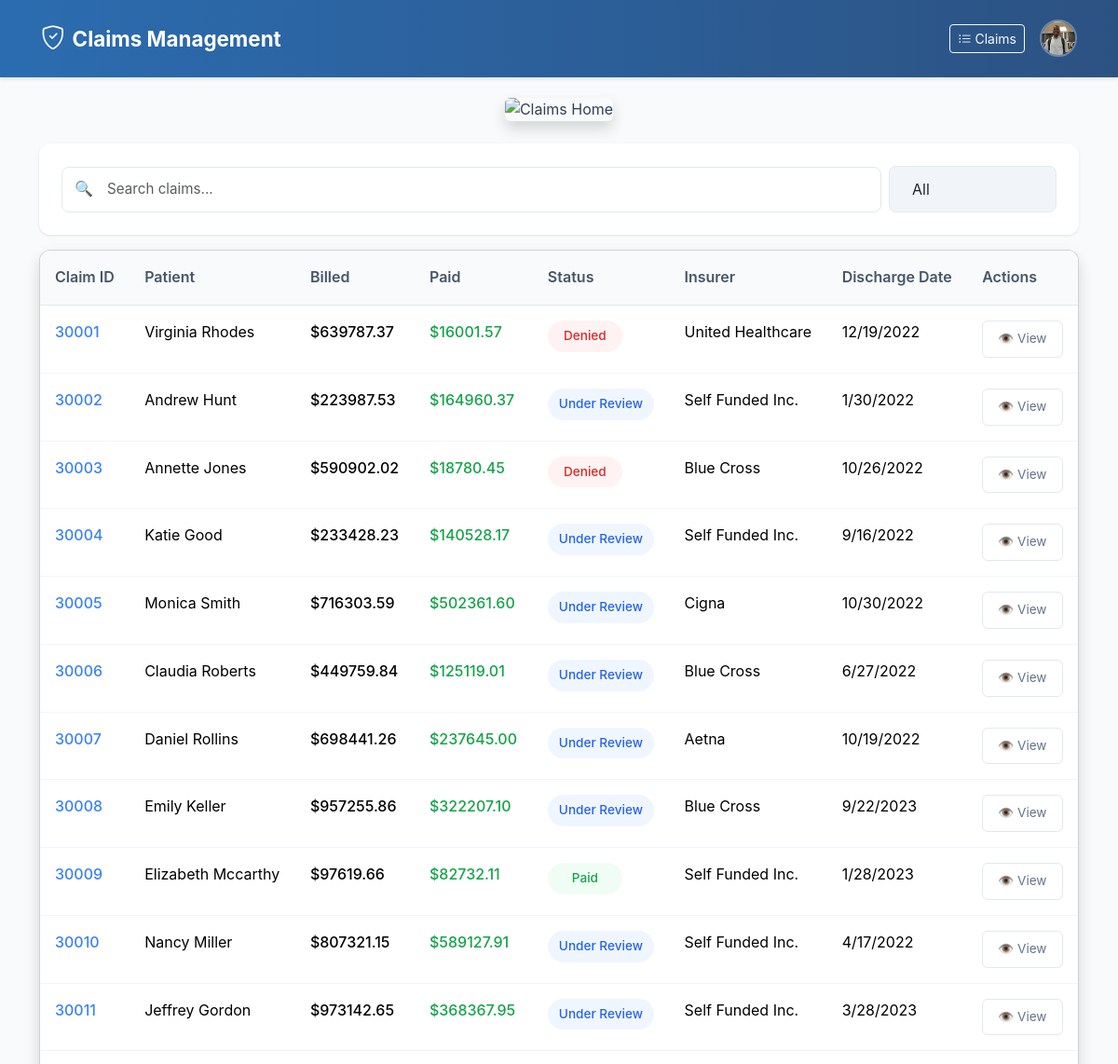
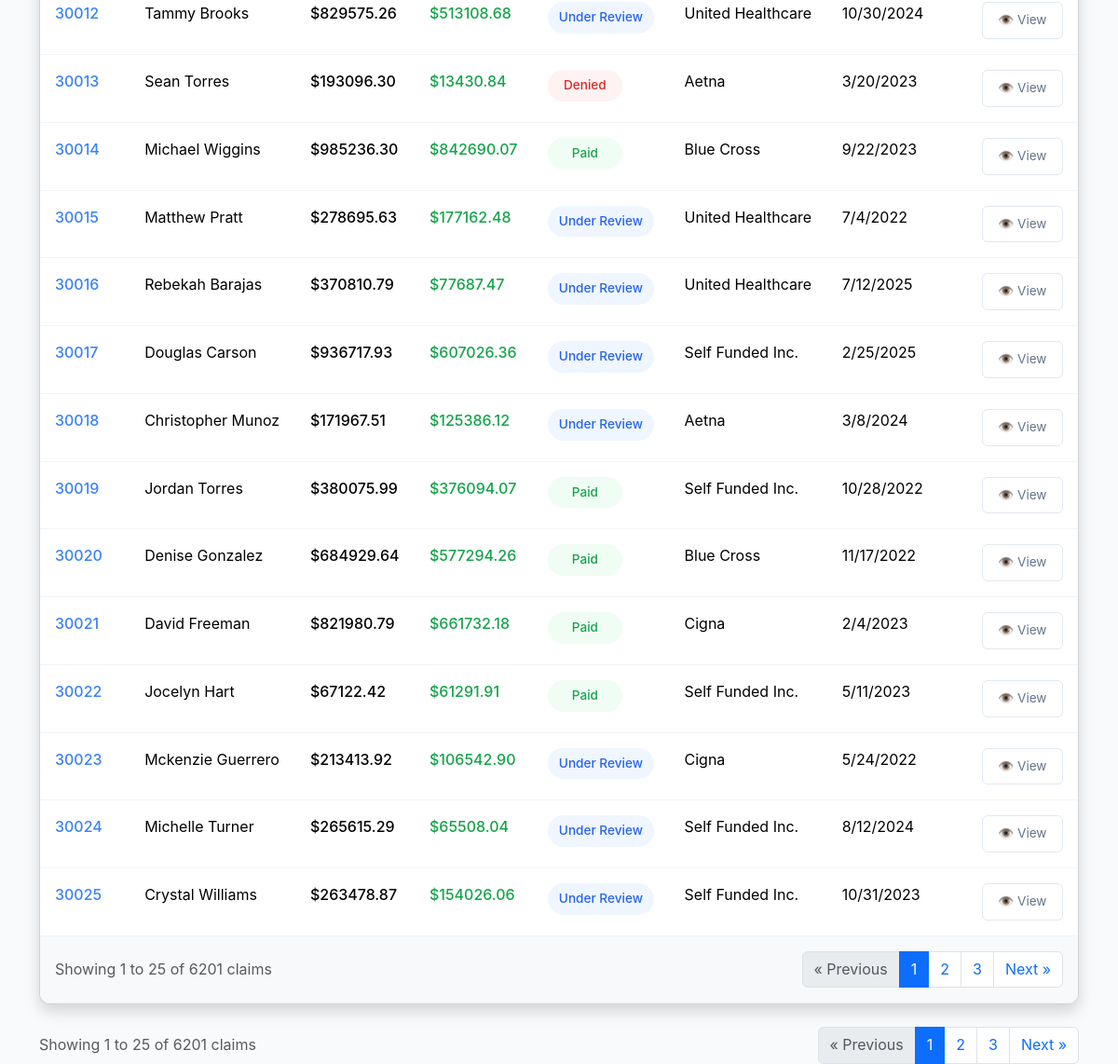
The app's page / (signed in) with its own data (2 pictures, top to bottom).
### claims/models.py (models this page shows, shortened)
class UserProfile(models.Model):
    user = models.OneToOneField(User, on_delete=models.CASCADE, related_name='profile')
    profile_picture = models.ImageField(
        upload_to=user_profile_picture_path,
        blank=True,
        null=True,
        help_text="Profile picture (max 2MB, JPEG/PNG only)"
    )
    bio = models.TextField(max_length=500, blank=True, help_text="Brief bio or description")
    phone_number = models.CharField(max_length=15, blank=True)
    created_at = models.DateTimeField(auto_now_add=True)
    updated_at = models.DateTimeField(auto_now=True)
    class Meta:
        ordering = ['-created_at']

class Claim(models.Model):
    STATUS_CHOICES = [
        ('denied', 'Denied'),
        ('paid', 'Paid'),
        ('under_review', 'Under Review'),
    ]
    claim_id = models.CharField(max_length=20, unique=True)  # e.g., "30001"
    patient_name = models.CharField(max_length=200)  # e.g., "Virginia Rhodes"
    billed_amount = models.DecimalField(max_digits=12, decimal_places=2)  # Implementing robustness in decimal handling
    paid_amount = models.DecimalField(max_digits=12, decimal_places=2)
    status = models.CharField(max_length=20, choices=STATUS_CHOICES)
    insurer = models.CharField(max_length=200)  # e.g., "United Healthcare"
    discharge_date = models.DateField()
    cpt_codes = models.TextField(help_text="Comma-separated CPT codes")
    denial_reason = models.TextField(blank=True, null=True)
    is_flagged = models.BooleanField(default=False)
    created_at = models.DateTimeField(auto_now_add=True)
    updated_at = models.DateTimeField(auto_now=True)
    class Meta:
        ordering = ['created_at']

### claims/views.py (the view, shortened to what this page needs)
# urls.py: path('', views.lazypaste_claims_list, name='claims_list'),  # Following naming convention from challenge
@login_required
def lazypaste_claims_list(request):
    claims = Claim.objects.all().order_by('claim_id')  # Order by claim ID ascending (30001, 30002, etc.)
    search_query = request.GET.get('search', '')
    status_filter = request.GET.get('status', '')
    if status_filter:
        if status_filter == 'flagged':
            claims = claims.filter(is_flagged=True)
        else:
            claims = claims.filter(status=status_filter)
    paginator = Paginator(claims, 25)
    page_number = request.GET.get('page')
    try:
        page_obj = paginator.get_page(page_number)
    except PageNotAnInteger:
        page_obj = paginator.page(1)
    except EmptyPage:
        page_obj = paginator.page(paginator.num_pages)
    context = {
        'claims': page_obj,
        'page_obj': page_obj,
        'paginator': paginator,
        'search_query': search_query,
        'status_filter': status_filter,
        'status_choices': Claim.STATUS_CHOICES,
        'is_paginated': paginator.num_pages > 1,
    }
    return render(request, 'claims/claims_list.html', context)

### templates/claims/claims_list.html (shortened to what this page needs)
{% extends "base.html" %}
{% load static %}
{% block content_header %}
    <div class="text-center mb-4">
        <img src="{% static 'images/homeimage.jpg' %}"
             alt="Claims Home"
             class="img-fluid rounded shadow"
             style="width: 100%; height: 300px; object-fit: cover;">
    </div>
{% endblock %}
{% block content %}
<div x-data="claimsApp()" class="lazypaste-main">
    <div class="lazypaste-search-bar d-flex align-items-center gap-2 mb-3">
        <div style="position: relative; flex: 3;">
            <input
                type="text"
                class="lazypaste-search-input form-control ps-5"
                placeholder="Search claims..."
                value="{{ search_query }}"
                hx-get="{% url 'claims:search_claims' %}"
                hx-target="#lazypaste-table-body"
                hx-trigger="keyup changed delay:300ms"
                hx-include="[name='status']"
                name="search"
            />
            <span style="position: absolute; left: 14px; top: 50%; transform: translateY(-50%); color: #9ca3af;">
                🔍
            </span>
        </div>
        <select
            name="status"
            class="lazypaste-filter-btn form-select"
            hx-get="{% url 'claims:search_claims' %}"
            hx-target="#lazypaste-table-body"
            hx-include="[name='search']"
            style="max-width: 180px;"
        >
            <option value="">All</option>
        </select>
    </div>
    <div class="lazypaste-table-container card shadow">
        <div class="card-body p-0">
            <table class="lazypaste-table table table-hover mb-0">
                <thead class="table-light">
                    <tr>
                        <th>Claim ID</th>
                        <th>Patient</th>
                        <th>Billed</th>
                        <th>Paid</th>
                        <th>Status</th>
                        <th>Insurer</th>
                        <th>Discharge Date</th>
                        <th>Actions</th>
                    </tr>
                </thead>
                <tbody id="lazypaste-table-body">
                    {% include 'claims/claims_table_partial.html' %}
                </tbody>
            </table>
        </div>
    </div>
    {% if is_paginated %}
    <div class="d-flex justify-content-between align-items-center mt-4">
        <div>
            <span class="text-muted">
                Showing {{ page_obj.start_index }} to {{ page_obj.end_index }}
                of {{ paginator.count }} claims
            </span>
        </div>
        <nav aria-label="Claims pagination">
            <ul class="pagination mb-0">
                {% if page_obj.has_previous %}
                    <li class="page-item">
                        <a class="page-link" href="#"
                           hx-get="{% url 'claims:search_claims' %}?page={{ page_obj.previous_page_number }}{% if search_query %}&search={{ search_query }}{% endif %}{% if status_filter %}&status={{ status_filter }}{% endif %}"
                           hx-target="#lazypaste-table-body">
                            &laquo; Previous
                        </a>
                    </li>
                {% else %}
                    <li class="page-item disabled">
                        <span class="page-link">&laquo; Previous</span>
                    </li>
                {% endif %}
                {% for num in paginator.page_range %}
                    {% if page_obj.number == num %}
                        <li class="page-item active">
                            <span class="page-link">{{ num }}</span>
                        </li>
                    {% elif num > page_obj.number|add:'-3' and num < page_obj.number|add:'3' %}
                        <li class="page-item">
                            <a class="page-link" href="#"
                               hx-get="{% url 'claims:search_claims' %}?page={{ num }}{% if search_query %}&search={{ search_query }}{% endif %}{% if status_filter %}&status={{ status_filter }}{% endif %}"
                               hx-target="#lazypaste-table-body">
                                {{ num }}
                            </a>
                        </li>
                    {% endif %}
                {% endfor %}
                {% if page_obj.has_next %}
                    <li class="page-item">
                        <a class="page-link" href="#"
                           hx-get="{% url 'claims:search_claims' %}?page={{ page_obj.next_page_number }}{% if search_query %}&search={{ search_query }}{% endif %}{% if status_filter %}&status={{ status_filter }}{% endif %}"
                           hx-target="#lazypaste-table-body">
                            Next &raquo;
                        </a>
                    </li>
                {% else %}
                    <li class="page-item disabled">
                        <span class="page-link">Next &raquo;</span>
                    </li>
                {% endif %}
            </ul>
        </nav>
    </div>
    {% endif %}
</div>
{% endblock %}

### templates/base.html (shortened to what this page needs)
{% load static %}
<!DOCTYPE html>
<html lang="en">
<head>
    <link href="https://cdn.jsdelivr.net/npm/bootstrap@5.3.2/dist/css/bootstrap.min.css" rel="stylesheet">
    <link rel="stylesheet" href="https://cdn.jsdelivr.net/npm/bootstrap-icons@1.11.0/font/bootstrap-icons.css">
    <link rel="stylesheet" href="{% static 'css/claims.css' %}">
</head>
<body>
    <nav class="navbar navbar-expand-lg navbar-dark fixed-top navbar-fixed" style="background: linear-gradient(90deg, #2b6cb0, #2c5282); padding: 1rem 2rem; z-index: 1030;">
        <div class="container-fluid">
            <a class="navbar-brand fw-bold d-flex align-items-center" href="{% url 'claims:claims_list' %}" style="font-size: 1.4rem;">
                <i class="bi bi-shield-check me-2" style="font-size: 1.6rem;"></i>
                Claims Management
            </a>
            {% if user.is_authenticated %}
            <div class="navbar-nav ms-auto">
                <div class="d-flex align-items-center gap-3">
                    <a href="{% url 'claims:claims_list' %}" class="btn btn-outline-light btn-sm">
                        <i class="bi bi-list-ul me-1"></i>Claims
                    </a>
                    <div class="dropdown">
                        <a href="#" role="button" data-bs-toggle="dropdown" aria-expanded="false" style="text-decoration: none;">
                            {% if user.profile.profile_picture %}
                                <img src="{{ user.profile.profile_picture.url }}" alt="Profile" class="rounded-circle" style="width: 40px; height: 40px; object-fit: cover; border: 2px solid rgba(255,255,255,0.3); cursor: pointer;">
                            {% else %}
                                <div class="rounded-circle bg-light text-primary d-flex align-items-center justify-content-center" style="width: 40px; height: 40px; font-size: 16px; font-weight: bold; border: 2px solid rgba(255,255,255,0.3); cursor: pointer;">
                                    {{ user.username|first|upper }}
                                </div>
                            {% endif %}
                        </a>
                    </div>
                </div>
            </div>
            {% endif %}
        </div>
    </nav>
    <main class="container mt-4">
        {% block content_header %}{% endblock %}
        {% block content %}{% endblock %}
    </main>
</body>
</html>

### templates/claims/claims_table_partial.html (shortened to what this page needs)
{% for claim in claims %}
    {% if claim.claim_id %}
    <tr class="lazypaste-row">
        <td>
            <a
                href="#"
                class="lazypaste-claim-link"
                hx-get="{% url 'claims:claim_detail' claim.claim_id %}"
                hx-target="#lazypaste-modal-container"
                @click="showModal = true"
            >
                {{ claim.claim_id }}
            </a>
        </td>
        <td>{{ claim.patient_name }}</td>
        <td class="lazypaste-amount">${{ claim.billed_amount|floatformat:2 }}</td>
        <td class="lazypaste-amount {% if claim.paid_amount > 0 %}positive{% else %}negative{% endif %}">
            ${{ claim.paid_amount|floatformat:2 }}
        </td>
        <td>
            <span class="lazypaste-status {{ claim.status }}">
                {% if claim.status == 'denied' %}Denied{% elif claim.status == 'paid' %}Paid{% elif claim.status == 'under_review' %}Under Review{% endif %}
            </span>
        </td>
        <td>{{ claim.insurer }}</td>
        <td>{{ claim.discharge_date|date:"n/j/Y" }}</td>
        <td>
            <div class="lazypaste-actions">
                <button
                    class="lazypaste-btn lazypaste-btn-outline"
                    hx-get="{% url 'claims:claim_detail' claim.claim_id %}"
                    hx-target="#lazypaste-modal-container"
                    @click="showModal = true"
                >
                    👁️ View
                </button>
            </div>
        </td>
    </tr>
    {% endif %}
{% empty %}
    <tr>
        <td colspan="8" class="lazypaste-no-claims">
            No claims found matching your criteria.
        </td>
    </tr>
{% endfor %}
{% if is_paginated %}
<tr>
    <td colspan="8" class="p-0">
        <div class="d-flex justify-content-between align-items-center p-3 bg-light">
            <div>
                <span class="text-muted">
                    Showing {{ page_obj.start_index }} to {{ page_obj.end_index }}
                    of {{ paginator.count }} claims
                </span>
            </div>
            <nav aria-label="Claims pagination">
                <ul class="pagination mb-0">
                    {% if page_obj.has_previous %}
                        <li class="page-item">
                            <a class="page-link"
                               href="#"
                               hx-get="{% url 'claims:search_claims' %}?page={{ page_obj.previous_page_number }}{% if search_query %}&search={{ search_query }}{% endif %}{% if status_filter %}&status={{ status_filter }}{% endif %}"
                               hx-target="#lazypaste-table-body">
                                &laquo; Previous
                            </a>
                        </li>
                    {% else %}
                        <li class="page-item disabled">
                            <span class="page-link">&laquo; Previous</span>
                        </li>
                    {% endif %}
                    {% for num in paginator.page_range %}
                        {% if page_obj.number == num %}
                            <li class="page-item active">
                                <span class="page-link">{{ num }}</span>
                            </li>
                        {% elif num > page_obj.number|add:'-3' and num < page_obj.number|add:'3' %}
                            <li class="page-item">
                                <a class="page-link"
                                   href="#"
                                   hx-get="{% url 'claims:search_claims' %}?page={{ num }}{% if search_query %}&search={{ search_query }}{% endif %}{% if status_filter %}&status={{ status_filter }}{% endif %}"
                                   hx-target="#lazypaste-table-body">
                                    {{ num }}
                                </a>
                            </li>
                        {% endif %}
                    {% endfor %}
                    {% if page_obj.has_next %}
                        <li class="page-item">
                            <a class="page-link"
                               href="#"
                               hx-get="{% url 'claims:search_claims' %}?page={{ page_obj.next_page_number }}{% if search_query %}&search={{ search_query }}{% endif %}{% if status_filter %}&status={{ status_filter }}{% endif %}"
                               hx-target="#lazypaste-table-body">
                                Next &raquo;
                            </a>
                        </li>
                    {% else %}
                        <li class="page-item disabled">
                            <span class="page-link">Next &raquo;</span>
                        </li>
                    {% endif %}
                </ul>
            </nav>
        </div>
    </td>
</tr>
{% endif %}

### records on screen
Claim: claim_id "30001", patient_name "Virginia Rhodes", billed_amount "639787.37", paid_amount "16001.57", status "Denied", insurer "United Healthcare", discharge_date "12/19/2022"
Claim: claim_id "30002", patient_name "Andrew Hunt", billed_amount "223987.53", paid_amount "164960.37", status "Under Review", insurer "Self Funded Inc.", discharge_date "1/30/2022"
Claim: claim_id "30003", patient_name "Annette Jones", billed_amount "590902.02", paid_amount "18780.45", status "Denied", insurer "Blue Cross", discharge_date "10/26/2022"
Claim: claim_id "30004", patient_name "Katie Good", billed_amount "233428.23", paid_amount "140528.17", status "Under Review", insurer "Self Funded Inc.", discharge_date "9/16/2022"
Claim: claim_id "30005", patient_name "Monica Smith", billed_amount "716303.59", paid_amount "502361.60", status "Under Review", insurer "Cigna", discharge_date "10/30/2022"
Claim: claim_id "30006", patient_name "Claudia Roberts", billed_amount "449759.84", paid_amount "125119.01", status "Under Review", insurer "Blue Cross", discharge_date "6/27/2022"
Claim: claim_id "30007", patient_name "Daniel Rollins", billed_amount "698441.26", paid_amount "237645.00", status "Under Review", insurer "Aetna", discharge_date "10/19/2022"
Claim: claim_id "30008", patient_name "Emily Keller", billed_amount "957255.86", paid_amount "322207.10", status "Under Review", insurer "Blue Cross", discharge_date "9/22/2023"
Claim: claim_id "30009", patient_name "Elizabeth Mccarthy", billed_amount "97619.66", paid_amount "82732.11", status "Paid", insurer "Self Funded Inc.", discharge_date "1/28/2023"
Claim: claim_id "30010", patient_name "Nancy Miller", billed_amount "807321.15", paid_amount "589127.91", status "Under Review", insurer "Self Funded Inc.", discharge_date "4/17/2022"
Claim: claim_id "30011", patient_name "Jeffrey Gordon", billed_amount "973142.65", paid_amount "368367.95", status "Under Review", insurer "Self Funded Inc.", discharge_date "3/28/2023"
Claim: claim_id "30012", patient_name "Tammy Brooks", billed_amount "829575.26", paid_amount "513108.68", status "Under Review", insurer "United Healthcare", discharge_date "10/30/2024"
Claim: claim_id "30013", patient_name "Sean Torres", billed_amount "193096.30", paid_amount "13430.84", status "Denied", insurer "Aetna", discharge_date "3/20/2023"
Claim: claim_id "30014", patient_name "Michael Wiggins", billed_amount "985236.30", paid_amount "842690.07", status "Paid", insurer "Blue Cross", discharge_date "9/22/2023"
Claim: claim_id "30015", patient_name "Matthew Pratt", billed_amount "278695.63", paid_amount "177162.48", status "Under Review", insurer "United Healthcare", discharge_date "7/4/2022"
Claim: claim_id "30016", patient_name "Rebekah Barajas", billed_amount "370810.79", paid_amount "77687.47", status "Under Review", insurer "United Healthcare", discharge_date "7/12/2025"
Claim: claim_id "30017", patient_name "Douglas Carson", billed_amount "936717.93", paid_amount "607026.36", status "Under Review", insurer "Self Funded Inc.", discharge_date "2/25/2025"
Claim: claim_id "30018", patient_name "Christopher Munoz", billed_amount "171967.51", paid_amount "125386.12", status "Under Review", insurer "Aetna", discharge_date "3/8/2024"
Claim: claim_id "30019", patient_name "Jordan Torres", billed_amount "380075.99", paid_amount "376094.07", status "Paid", insurer "Self Funded Inc.", discharge_date "10/28/2022"
Claim: claim_id "30020", patient_name "Denise Gonzalez", billed_amount "684929.64", paid_amount "577294.26", status "Paid", insurer "Blue Cross", discharge_date "11/17/2022"
Claim: claim_id "30021", patient_name "David Freeman", billed_amount "821980.79", paid_amount "661732.18", status "Paid", insurer "Cigna", discharge_date "2/4/2023"
Claim: claim_id "30022", patient_name "Jocelyn Hart", billed_amount "67122.42", paid_amount "61291.91", status "Paid", insurer "Self Funded Inc.", discharge_date "5/11/2023"
Claim: claim_id "30023", patient_name "Mckenzie Guerrero", billed_amount "213413.92", paid_amount "106542.90", status "Under Review", insurer "Cigna", discharge_date "5/24/2022"
Claim: claim_id "30024", patient_name "Michelle Turner", billed_amount "265615.29", paid_amount "65508.04", status "Under Review", insurer "Self Funded Inc.", discharge_date "8/12/2024"
Claim: claim_id "30025", patient_name "Crystal Williams", billed_amount "263478.87", paid_amount "154026.06", status "Under Review", insurer "Self Funded Inc.", discharge_date "10/31/2023"

### other values on screen
{{ page_obj.start_index }} "1"
{{ page_obj.end_index }} "25"
{{ paginator.count }} "6201"
{{ num }} "1"
{{ num }} "2" "3"
